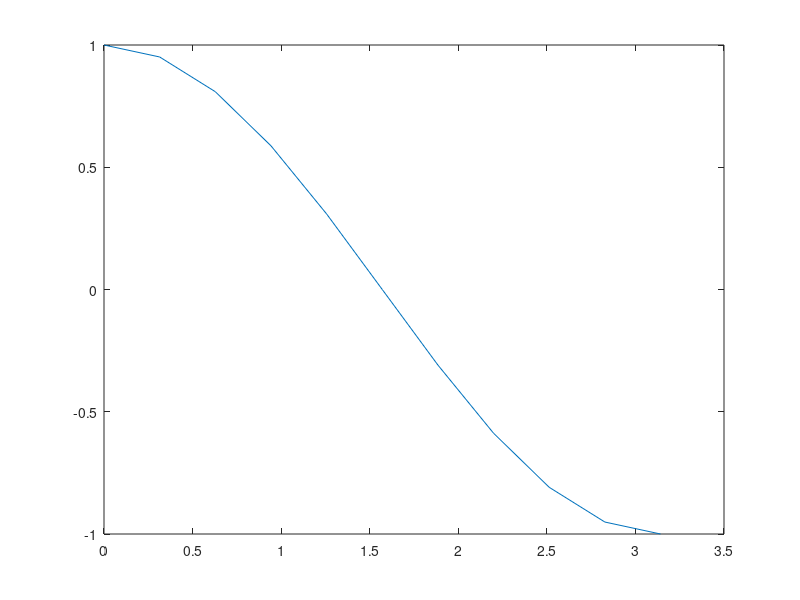

Write MATLAB code to recreate this figure.
clear all
close all
clc

%% Generatin the cosine of values from 0 to 1
%% Code 1: Only Positive 
% %x=linspace(0,3.14159,10);
% for i=0:10
% x(i+1)=i*pi/10
% end
% y=sin(x);
% 
% %% Integrate the values - But it is positive side
% z=trapz(x,y)

%% Code 2 : Positive and Negative 
for i=0:10
x(i+1)=i*pi/10;
end
y=cos(x);
p=abs(y);
z=trapz(x,abs(y))

plot(x,y)
